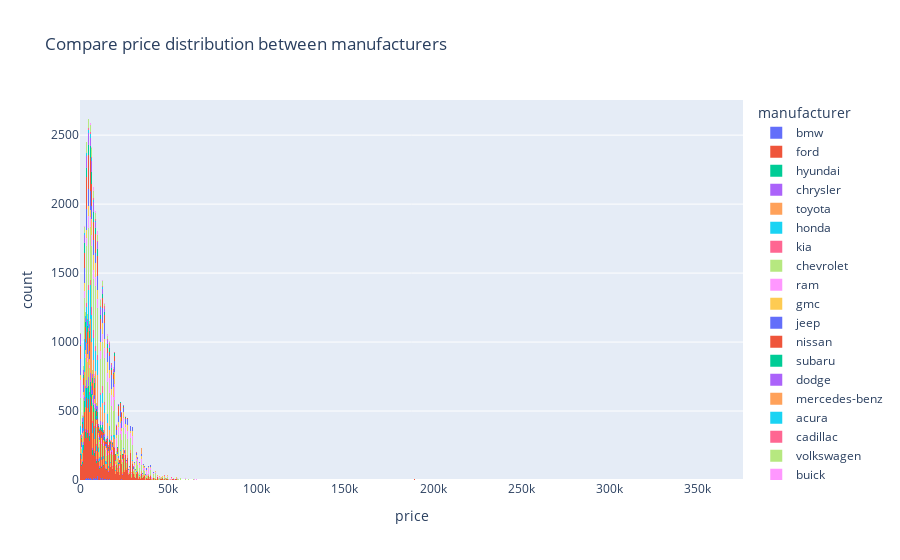

Source (notebook cell):
### Markdown cell above
### Histograma sobre la comparación de la distribución de precios entre manufacturadores ###

### Code cell
import pandas as pd
import plotly.express as px

# Leer los datos del archivo CSV
car_data = pd.read_csv("../vehicles_us.csv")

# Aislar los manufacturadores desde la variable de modelo

car_data["manufacturer"] = car_data["model"].str.split().str[0]

# Crear un histograma 
fig = px.histogram(car_data, x='price', color='manufacturer',title='Compare price distribution between manufacturers')

# Mostrar el gráfico Plotly
fig.show()

### Figure 1 — Plotly figure (JSON) as saved in the notebook; plotly's stock layout.template omitted (floating-point values rounded to 4 significant figures; data arrays with more than 128 entries replaced by an {"elided": "..."} marker saying what was removed)
{"data": [{"bingroup": "x", "hovertemplate": "manufacturer=bmw<br>price=%{x}<br>count=%{y}<extra></extra>", "legendgroup": "bmw", "marker": {"color": "#636efa", "pattern": {"shape": ""}}, "name": "bmw", "orientation": "v", "showlegend": true, "type": "histogram", "x": {"elided": "267 int values"}, "xaxis": "x", "yaxis": "y"}, {"bingroup": "x", "hovertemplate": "manufacturer=ford<br>price=%{x}<br>count=%{y}<extra></extra>", "legendgroup": "ford", "marker": {"color": "#EF553B", "pattern": {"shape": ""}}, "name": "ford", "orientation": "v", "showlegend": true, "type": "histogram", "x": {"elided": "12672 int values"}, "xaxis": "x", "yaxis": "y"}, {"bingroup": "x", "hovertemplate": "manufacturer=hyundai<br>price=%{x}<br>count=%{y}<extra></extra>", "legendgroup": "hyundai", "marker": {"color": "#00cc96", "pattern": {"shape": ""}}, "name": "hyundai", "orientation": "v", "showlegend": true, "type": "histogram", "x": {"elided": "1173 int values"}, "xaxis": "x", "yaxis": "y"}, {"bingroup": "x", "hovertemplate": "manufacturer=chrysler<br>price=%{x}<br>count=%{y}<extra></extra>", "legendgroup": "chrysler", "marker": {"color": "#ab63fa", "pattern": {"shape": ""}}, "name": "chrysler", "orientation": "v", "showlegend": true, "type": "histogram", "x": {"elided": "838 int values"}, "xaxis": "x", "yaxis": "y"}, {"bingroup": "x", "hovertemplate": "manufacturer=toyota<br>price=%{x}<br>count=%{y}<extra></extra>", "legendgroup": "toyota", "marker": {"color": "#FFA15A", "pattern": {"shape": ""}}, "name": "toyota", "orientation": "v", "showlegend": true, "type": "histogram", "x": {"elided": "5445 int values"}, "xaxis": "x", "yaxis": "y"}, {"bingroup": "x", "hovertemplate": "manufacturer=honda<br>price=%{x}<br>count=%{y}<extra></extra>", "legendgroup": "honda", "marker": {"color": "#19d3f3", "pattern": {"shape": ""}}, "name": "honda", "orientation": "v", "showlegend": true, "type": "histogram", "x": {"elided": "3485 int values"}, "xaxis": "x", "yaxis": "y"}, {"bingroup": "x", "hovertemplate": "manufacturer=kia<br>price=%{x}<br>count=%{y}<extra></extra>", "legendgroup": "kia", "marker": {"color": "#FF6692", "pattern": {"shape": ""}}, "name": "kia", "orientation": "v", "showlegend": true, "type": "histogram", "x": {"elided": "585 int values"}, "xaxis": "x", "yaxis": "y"}, {"bingroup": "x", "hovertemplate": "manufacturer=chevrolet<br>price=%{x}<br>count=%{y}<extra></extra>", "legendgroup": "chevrolet", "marker": {"color": "#B6E880", "pattern": {"shape": ""}}, "name": "chevrolet", "orientation": "v", "showlegend": true, "type": "histogram", "x": {"elided": "10611 int values"}, "xaxis": "x", "yaxis": "y"}, {"bingroup": "x", "hovertemplate": "manufacturer=ram<br>price=%{x}<br>count=%{y}<extra></extra>", "legendgroup": "ram", "marker": {"color": "#FF97FF", "pattern": {"shape": ""}}, "name": "ram", "orientation": "v", "showlegend": true, "type": "histogram", "x": {"elided": "3316 int values"}, "xaxis": "x", "yaxis": "y"}, {"bingroup": "x", "hovertemplate": "manufacturer=gmc<br>price=%{x}<br>count=%{y}<extra></extra>", "legendgroup": "gmc", "marker": {"color": "#FECB52", "pattern": {"shape": ""}}, "name": "gmc", "orientation": "v", "showlegend": true, "type": "histogram", "x": {"elided": "2378 int values"}, "xaxis": "x", "yaxis": "y"}, {"bingroup": "x", "hovertemplate": "manufacturer=jeep<br>price=%{x}<br>count=%{y}<extra></extra>", "legendgroup": "jeep", "marker": {"color": "#636efa", "pattern": {"shape": ""}}, "name": "jeep", "orientation": "v", "showlegend": true, "type": "histogram", "x": {"elided": "3281 int values"}, "xaxis": "x", "yaxis": "y"}, {"bingroup": "x", "hovertemplate": "manufacturer=nissan<br>price=%{x}<br>count=%{y}<extra></extra>", "legendgroup": "nissan", "marker": {"color": "#EF553B", "pattern": {"shape": ""}}, "name": "nissan", "orientation": "v", "showlegend": true, "type": "histogram", "x": {"elided": "3208 int values"}, "xaxis": "x", "yaxis": "y"}, {"bingroup": "x", "hovertemplate": "manufacturer=subaru<br>price=%{x}<br>count=%{y}<extra></extra>", "legendgroup": "subaru", "marker": {"color": "#00cc96", "pattern": {"shape": ""}}, "name": "subaru", "orientation": "v", "showlegend": true, "type": "histogram", "x": {"elided": "1272 int values"}, "xaxis": "x", "yaxis": "y"}, {"bingroup": "x", "hovertemplate": "manufacturer=dodge<br>price=%{x}<br>count=%{y}<extra></extra>", "legendgroup": "dodge", "marker": {"color": "#ab63fa", "pattern": {"shape": ""}}, "name": "dodge", "orientation": "v", "showlegend": true, "type": "histogram", "x": {"elided": "1255 int values"}, "xaxis": "x", "yaxis": "y"}, {"bingroup": "x", "hovertemplate": "manufacturer=mercedes-benz<br>price=%{x}<br>count=%{y}<extra></extra>", "legendgroup": "mercedes-benz", "marker": {"color": "#FFA15A", "pattern": {"shape": ""}}, "name": "mercedes-benz", "orientation": "v", "showlegend": true, "type": "histogram", "x": [34900, 34900, 34900, 34900, 34900, 34900, 34900, 34900, 34900, 34900, 34900, 34900, 34900, 34900, 34900, 34900, 34900, 34900, 34900, 34900, 34900, 34900, 34900, 34900, 34900, 34900, 34900, 34900, 34900, 34900, 34900, 34900, 34900, 34900, 34900, 34900, 34900, 34900, 34900, 34900, 34900], "xaxis": "x", "yaxis": "y"}, {"bingroup": "x", "hovertemplate": "manufacturer=acura<br>price=%{x}<br>count=%{y}<extra></extra>", "legendgroup": "acura", "marker": {"color": "#19d3f3", "pattern": {"shape": ""}}, "name": "acura", "orientation": "v", "showlegend": true, "type": "histogram", "x": {"elided": "236 int values"}, "xaxis": "x", "yaxis": "y"}, {"bingroup": "x", "hovertemplate": "manufacturer=cadillac<br>price=%{x}<br>count=%{y}<extra></extra>", "legendgroup": "cadillac", "marker": {"color": "#FF6692", "pattern": {"shape": ""}}, "name": "cadillac", "orientation": "v", "showlegend": true, "type": "histogram", "x": {"elided": "322 int values"}, "xaxis": "x", "yaxis": "y"}, {"bingroup": "x", "hovertemplate": "manufacturer=volkswagen<br>price=%{x}<br>count=%{y}<extra></extra>", "legendgroup": "volkswagen", "marker": {"color": "#B6E880", "pattern": {"shape": ""}}, "name": "volkswagen", "orientation": "v", "showlegend": true, "type": "histogram", "x": {"elided": "869 int values"}, "xaxis": "x", "yaxis": "y"}, {"bingroup": "x", "hovertemplate": "manufacturer=buick<br>price=%{x}<br>count=%{y}<extra></extra>", "legendgroup": "buick", "marker": {"color": "#FF97FF", "pattern": {"shape": ""}}, "name": "buick", "orientation": "v", "showlegend": true, "type": "histogram", "x": {"elided": "271 int values"}, "xaxis": "x", "yaxis": "y"}], "layout": {"barmode": "relative", "legend": {"title": {"text": "manufacturer"}, "tracegroupgap": 0}, "title": {"text": "Compare price distribution between manufacturers"}, "xaxis": {"anchor": "y", "domain": [0, 1], "title": {"text": "price"}}, "yaxis": {"anchor": "x", "domain": [0, 1], "title": {"text": "count"}}}}
